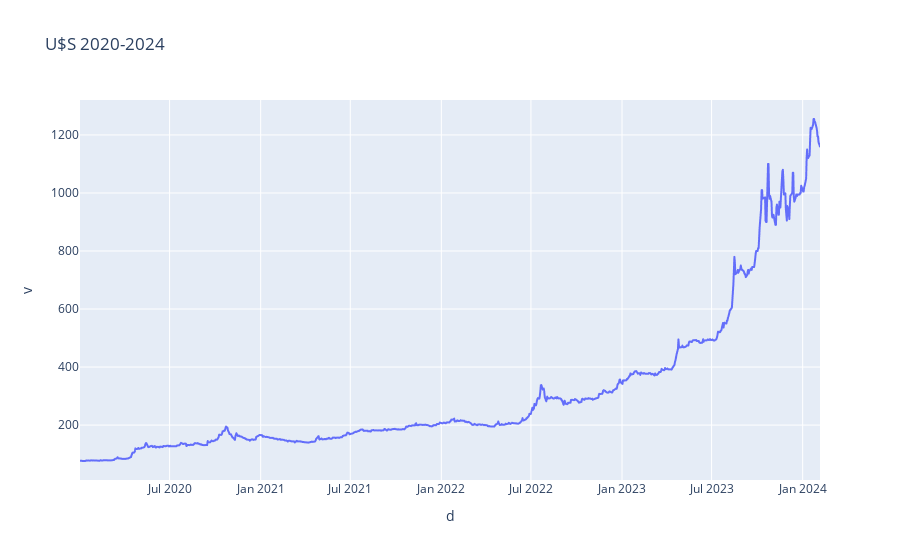

Here is the notebook cell this chart was saved with:
### Code cell
fig_usd=px.line(df2_usd, x='d', y='v', title='U$S 2020-2024', )
fig_usd.show()

### Figure 1 — Plotly figure (JSON) as saved in the notebook; plotly's stock layout.template omitted (floating-point values rounded to 4 significant figures; data arrays with more than 128 entries replaced by an {"elided": "..."} marker saying what was removed)
{"data": [{"hovertemplate": "d=%{x}<br>v=%{y}<extra></extra>", "legendgroup": "", "line": {"color": "#636efa", "dash": "solid"}, "marker": {"symbol": "circle"}, "mode": "lines", "name": "", "showlegend": false, "type": "scattergl", "x": {"elided": "1001 str values"}, "xaxis": "x", "y": {"elided": "1001 float values"}, "yaxis": "y"}], "layout": {"legend": {"tracegroupgap": 0}, "title": {"text": "U$S 2020-2024"}, "xaxis": {"anchor": "y", "domain": [0, 1], "title": {"text": "d"}}, "yaxis": {"anchor": "x", "domain": [0, 1], "title": {"text": "v"}}}}
